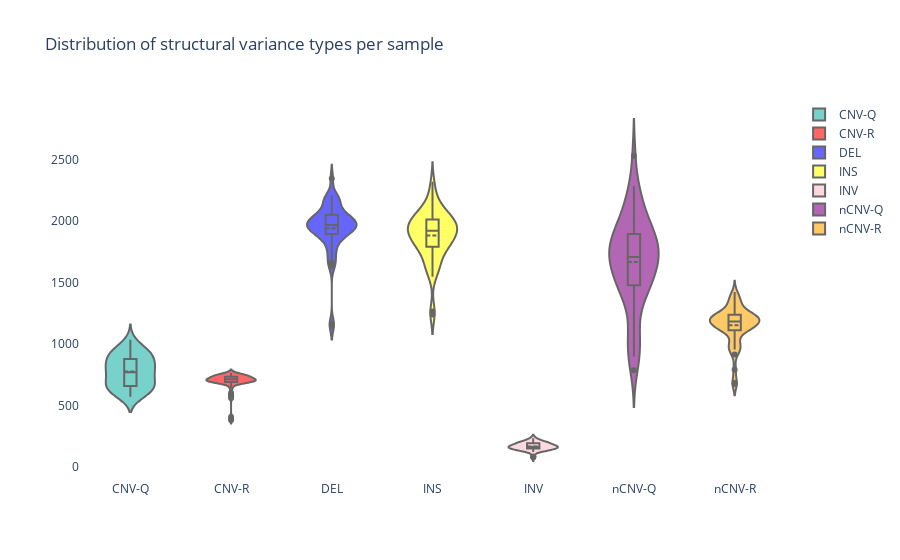

The notebook cell this image was saved under:
### Code cell
fig = go.Figure()

fig.add_trace(go.Violin(y=df['CNV-Q'], box_visible=True, line_color='black',
                               meanline_visible=True, fillcolor='lightseagreen', opacity=0.6,name='CNV-Q', 
                               x0='CNV-Q'))

fig.add_trace(go.Violin(y=df['CNV-R'], box_visible=True, line_color='black',
                               meanline_visible=True, fillcolor='red', opacity=0.6, name='CNV-R',
                               x0='CNV-R'))

fig.add_trace(go.Violin(y=df['DEL'], box_visible=True, line_color='black',
                               meanline_visible=True, fillcolor='blue', opacity=0.6, name='DEL',
                               x0='DEL'))

fig.add_trace(go.Violin(y=df['INS'], box_visible=True, line_color='black',
                               meanline_visible=True, fillcolor='yellow', opacity=0.6, name='INS',
                               x0='INS'))

fig.add_trace(go.Violin(y=df['INV'], box_visible=True, line_color='black',
                               meanline_visible=True, fillcolor='pink', opacity=0.6, name='INV',
                               x0='INV'))

fig.add_trace(go.Violin(y=df['nCNV-Q'], box_visible=True, line_color='black',
                               meanline_visible=True, fillcolor='purple', opacity=0.6, name='nCNV-Q',
                               x0='nCNV-Q'))

fig.add_trace(go.Violin(y=df['nCNV-R'], box_visible=True, line_color='black',
                               meanline_visible=True, fillcolor='orange', opacity=0.6, name='nCNV-R',
                               x0='nCNV-R'))

fig.update_layout(
    title="Distribution of structural variance types per sample"
)

fig.update_layout(
    paper_bgcolor='rgba(0,0,0,0)',
    plot_bgcolor='rgba(0,0,0,0)'
)

fig.show()

### Figure 1 — Plotly figure (JSON) as saved in the notebook; plotly's stock layout.template omitted (floating-point values rounded to 4 significant figures)
{"data": [{"box": {"visible": true}, "fillcolor": "lightseagreen", "line": {"color": "black"}, "meanline": {"visible": true}, "name": "CNV-Q", "opacity": 0.6, "type": "violin", "x0": "CNV-Q", "y": [766, 657, 699, 695, 846, 659, 795, 610, 624, 588, 729, 764, 570, 659, 770, 647, 694, 634, 767, 659, 714, 817, 594, 923, 976, 937, 573, 745, 806, 852, 822, 969, 580, 936, 906, 931, 683, 927, 803, 936, 1035, 605, 688, 997, 885, 874, 865, 824, 879, 787, 877]}, {"box": {"visible": true}, "fillcolor": "red", "line": {"color": "black"}, "meanline": {"visible": true}, "name": "CNV-R", "opacity": 0.6, "type": "violin", "x0": "CNV-R", "y": [725, 713, 716, 697, 755, 640, 731, 694, 669, 704, 744, 736, 602, 733, 717, 693, 686, 699, 758, 701, 717, 691, 382, 717, 714, 712, 561, 682, 702, 726, 699, 715, 405, 696, 744, 724, 674, 754, 689, 700, 744, 579, 678, 763, 714, 740, 691, 705, 742, 738, 745]}, {"box": {"visible": true}, "fillcolor": "blue", "line": {"color": "black"}, "meanline": {"visible": true}, "name": "DEL", "opacity": 0.6, "type": "violin", "x0": "DEL", "y": [1949, 1749, 1821, 1747, 2169, 1824, 2127, 1908, 1833, 2007, 1923, 2347, 1675, 2165, 1927, 1965, 1985, 1891, 2016, 1944, 2044, 2005, 1147, 1975, 1885, 1911, 1633, 1999, 1999, 2184, 2053, 2009, 1165, 1955, 1983, 2067, 1907, 1968, 1955, 2054, 2208, 1661, 1945, 2169, 2171, 2075, 1888, 2033, 1972, 2054, 1921]}, {"box": {"visible": true}, "fillcolor": "yellow", "line": {"color": "black"}, "meanline": {"visible": true}, "name": "INS", "opacity": 0.6, "type": "violin", "x0": "INS", "y": [1830, 1629, 1692, 1606, 1696, 1903, 2044, 1757, 1780, 1816, 2031, 2066, 1603, 1940, 2054, 1884, 1936, 1787, 1857, 1863, 1857, 1887, 1239, 1966, 1971, 2023, 1547, 1922, 1952, 2104, 1961, 2073, 1264, 1976, 1939, 1979, 1803, 1977, 2044, 2123, 2320, 1661, 1822, 2211, 2199, 2070, 1761, 1889, 1816, 1954, 1937]}, {"box": {"visible": true}, "fillcolor": "pink", "line": {"color": "black"}, "meanline": {"visible": true}, "name": "INV", "opacity": 0.6, "type": "violin", "x0": "INV", "y": [136, 133, 134, 129, 153, 152, 203, 178, 155, 135, 168, 173, 133, 215, 186, 169, 149, 155, 206, 151, 173, 161, 84, 192, 180, 195, 120, 161, 194, 208, 193, 169, 78, 164, 190, 176, 152, 197, 156, 170, 231, 137, 142, 232, 208, 196, 150, 173, 145, 163, 164]}, {"box": {"visible": true}, "fillcolor": "purple", "line": {"color": "black"}, "meanline": {"visible": true}, "name": "nCNV-Q", "opacity": 0.6, "type": "violin", "x0": "nCNV-Q", "y": [1133, 786, 941, 898, 915, 1677, 1726, 1349, 1807, 1475, 1355, 1717, 1559, 1670, 1578, 1692, 1443, 1575, 1488, 2178, 1698, 1847, 1100, 1520, 2118, 1921, 1419, 2286, 1767, 2011, 1678, 1712, 1071, 2251, 1894, 1864, 1735, 1896, 1848, 1898, 2073, 1420, 1945, 1863, 2532, 1992, 1548, 2093, 1784, 1546, 1708]}, {"box": {"visible": true}, "fillcolor": "orange", "line": {"color": "black"}, "meanline": {"visible": true}, "name": "nCNV-R", "opacity": 0.6, "type": "violin", "x0": "nCNV-R", "y": [1032, 790, 972, 914, 1021, 1153, 1309, 1105, 1102, 1198, 1101, 1423, 978, 1362, 1211, 1184, 1223, 1150, 1266, 1138, 1239, 1182, 684, 1223, 1132, 1195, 965, 1304, 1251, 1386, 1235, 1210, 674, 1182, 1175, 1214, 1160, 1133, 1201, 1179, 1210, 954, 1184, 1361, 1329, 1240, 1129, 1257, 1130, 1241, 1136]}], "layout": {"paper_bgcolor": "rgba(0,0,0,0)", "plot_bgcolor": "rgba(0,0,0,0)", "title": {"text": "Distribution of structural variance types per sample"}}}
